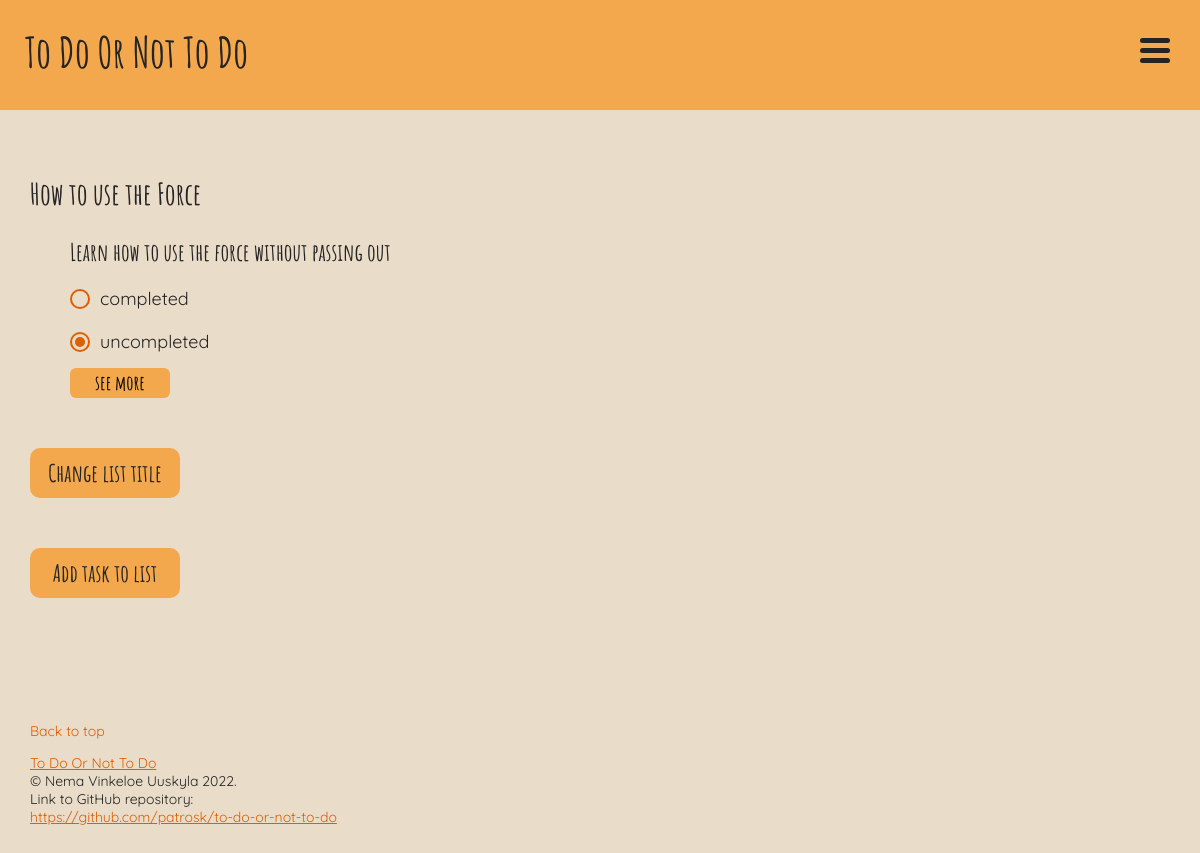
The app's page /single_list.php?id=16 (signed in) with its own data.
### tables this page shows
CREATE TABLE lists (
	id INTEGER PRIMARY KEY AUTOINCREMENT,
	title VARCHAR,
	user_id VARCHAR,
	FOREIGN KEY (user_id) REFERENCES users(id)
);

CREATE TABLE tasks (
	id INTEGER PRIMARY KEY AUTOINCREMENT,
	user_id INTEGER,
	list_id INTEGER,
	name VARCHAR,
	description VARCHAR,
	created_at DATETIME,
	deadline_at DATETIME,
	completed_at DATETIME,
	FOREIGN KEY (user_id) REFERENCES users(id), 
	FOREIGN KEY (list_id) REFERENCES lists(id)
);

### app/functions.php (called while the page is built, shortened)
<?php
function get_lists(PDO $database)
{
    $user_id = $_SESSION['user']['id'];
    $statement = $database->prepare("SELECT * FROM lists WHERE user_id = :id");
    $statement->bindParam(':id', $user_id, PDO::PARAM_INT);
    $statement->execute();
    $lists = $statement->fetchAll(PDO::FETCH_ASSOC);
    return $lists;
}
function get_tasks_from_list(PDO $database, $list_id)
{
    $user_id = $_SESSION['user']['id'];
    $statement = $database->prepare("SELECT * FROM tasks WHERE user_id = :user_id AND list_id = :list_id");
    $statement->bindParam(':user_id', $user_id, PDO::PARAM_INT);
    $statement->bindParam(':list_id', $list_id, PDO::PARAM_INT);
    $statement->execute();
    $tasks = $statement->fetchAll(PDO::FETCH_ASSOC);
    return $tasks;
}
function task_status($task)
{
    if (isset($task['completed_at'])) {
        $status['completed'] = 'checked';
        $status['uncompleted'] = '';
    } else {
        $status['completed'] = '';
        $status['uncompleted'] = 'checked';
    }
    return $status;
}

### single_list.php (the view, shortened to what this page needs)
<?php
require __DIR__ . '/app/autoload.php';
require __DIR__ . '/views/header.php';
require __DIR__ . '/views/navigation.php';
?>
<?php
$id = $_GET['id'];
$lists = get_lists($database);
$tasks = get_tasks_from_list($database, $id); ?>
<?php foreach ($lists as $list) : ?>
    <?php if ($list['id'] == $id) : ?>
        <h2><?= $list['title'] ?></h2>
    <?php endif ?>
<?php endforeach ?>
<ul>
    <?php
    foreach ($tasks as $task) : ?>
        <?php $status = task_status($task); ?>
        <li>
            <div class="task-box">
                <a href="single_task.php?list_id=<?= $task['list_id'] ?>&task_id=<?= $task['id'] ?>"><?= $task['name'] ?></a>
                <?php $status = task_status($task); ?>
                <div class="complete-form">
                    <form action="/app/tasks/status.php?origin=single_list.php&list_id=<?= $task['list_id'] ?>&task_id=<?= $task['id'] ?>" method="post">
                        <div class="complete-button">
                            <input name="status" id="completed" value="completed" type="radio" <?= $status['completed'] ?>>
                            <label for="completed">completed</label>
                        </div>
                        <div class="complete-button">
                            <input name="status" id="uncompleted" value="uncompleted" type="radio" <?= $status['uncompleted'] ?>>
                            <label for="uncompleted">uncompleted</label>
                        </div>
                    </form>
                </div>
                <button class="see-more-button">see more</button>
            </div>
        </li>
    <?php endforeach ?>
</ul>
<button class="change-title-button">Change list title</button>
<button class="add-task-button">Add task to list</button>
<?php require __DIR__ . '/views/footer.php';

### assets/styles/header.css (style rules this page uses)
*, *:before, *:after { box-sizing: border-box; }
:root { --background-color: #e9dcc9; --primary-color: #f4a84d; --secondary-color: #ff9900; --accent-color: #df5e00; --font-color: #252423; }
body { margin: 0; font-size: 18px; font-family: 'Quicksand'; }
h1, h2, h3, .due-today, .list-titles { font-family: 'Amatic'; }
h2 { font-size: 30px; }

### assets/styles/style.css (style rules this page uses)
body { background-color: var(--background-color); color: var(--font-color); }
ul { list-style: none; }
li { margin-bottom: 30px; }
.home-buttons button, form button, .change-title-button, .add-task-button { all: unset; height: 50px; width: 150px; background-color: var(--secondary-color); border-radius: 10px; display: flex; justify-content: center; align-items: center; margin-bottom: 20px; transition: 0.5s ease; }
input { height: 35px; width: 100%; border: none; margin-top: 10px; margin-bottom: 20px; }
.change-title-button, .add-task-button { font-family: 'Amatic'; font-size: 24px; background-color: var(--primary-color); margin-bottom: 50px; }
.complete-form { margin-left: 30px; }
.complete-form input { width: 20px; height: 20px; margin: 0; }
input[type='radio'] { appearance: none; background-color: var(--background-color); border: 2px solid var(--accent-color); border-radius: 50%; display: grid; place-content: center; transform: translate(-30px, 22px); z-index: -1; }
input[type='radio']::before { content: ''; width: 10px; height: 10px; border-radius: 50%; transform: scale(0); transition: 120ms transform ease-in-out; box-shadow: inset 5px 5px 5px 5px var(--accent-color); }
input[type='radio']:checked::before { transform: scale(1); }
input#completed, input#uncompleted { cursor: pointer; z-index: -1; }
.see-more-button, .see-less-button { background-color: var(--primary-color); border: none; height: 30px; width: 100px; border-radius: 6px; font-family: 'Amatic'; margin-top: 15px; font-size: 20px; margin-bottom: 20px; transition: 0.5s ease; }
.task-box a, .task-button a, .list-titles a, .no-top-margin a { font-family: 'Amatic'; font-size: 24px; text-decoration: none; color: var(--font-color); }

### records on screen
lists: title "How to use the Force"
tasks: name "Learn how to use the force without passing out"

### other values on screen
$config['title'] "To Do Or Not To Do"
